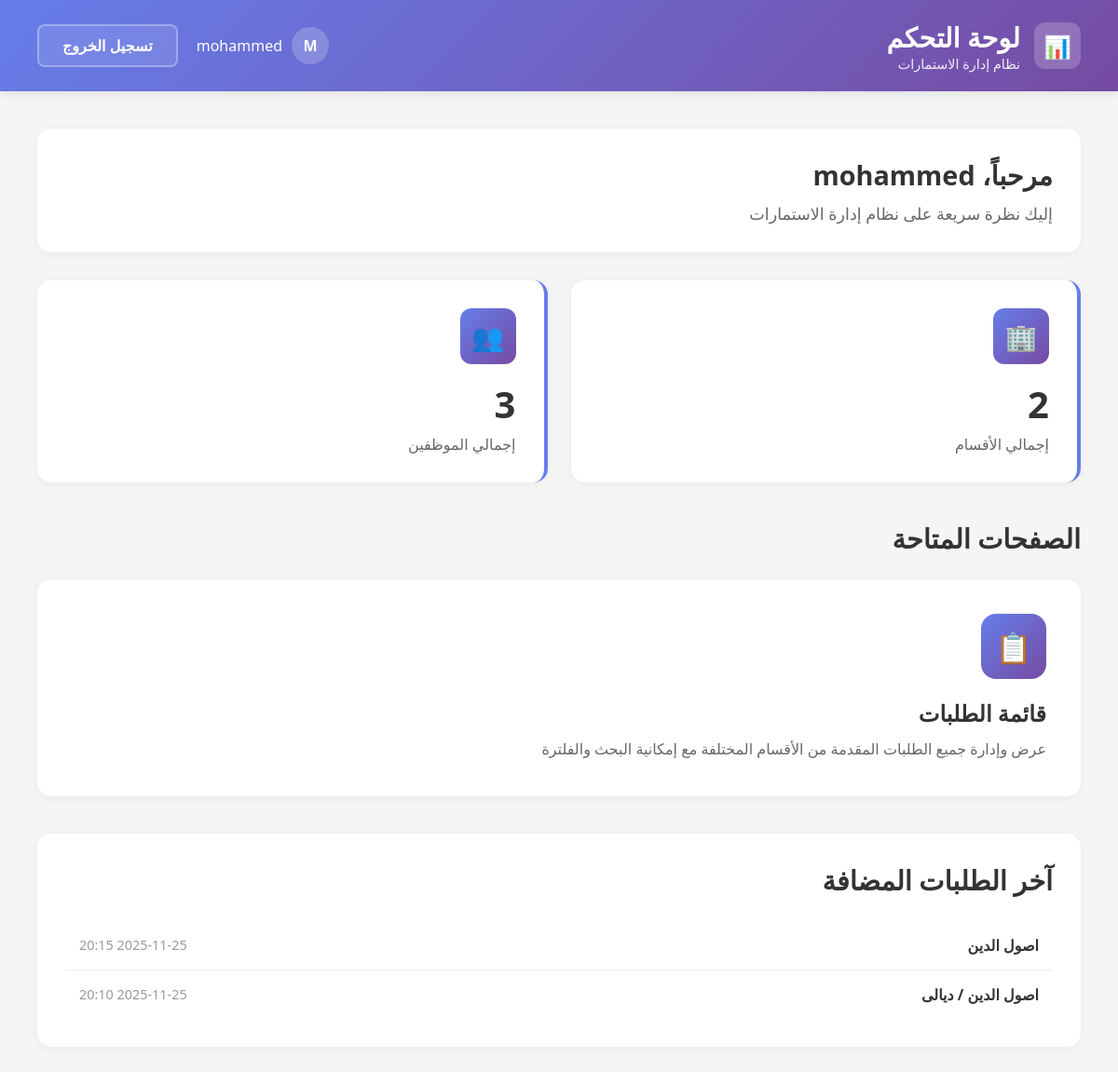
The page /dashboard/ (signed in) on the database its author committed.
### manageforms/models.py (models this page shows, shortened)
class FormDepartment(models.Model):
    name = models.CharField(max_length=255, verbose_name="اسم القسم")
    governorate = models.CharField(max_length=255, verbose_name="المحافظة")
    manager_name = models.CharField(max_length=255, verbose_name="اسم مدير أو رئيس القسم")
    manager_email = models.EmailField(max_length=255, blank=True, verbose_name="إيميل رئيس القسم")
    manager_phone = models.CharField(max_length=20, blank=True, verbose_name="رقم هاتف رئيس القسم")
    created_at = models.DateTimeField(auto_now_add=True)
    updated_at = models.DateTimeField(auto_now=True)
    class Meta:
        verbose_name = "قسم الاستمارة"
        verbose_name_plural = "أقسام الاستمارات"

### manageforms/views.py (the view)
# urls.py: path('dashboard/', views.dashboard, name='dashboard'),
@login_required
def dashboard(request):
    total_departments = FormDepartment.objects.count()
    total_staff = StaffDetails.objects.count()
    recent_departments = FormDepartment.objects.all().order_by('-created_at')[:5]
    return render(request, 'manageforms/dashboard.html', {
        'total_departments': total_departments,
        'total_staff': total_staff,
        'recent_departments': recent_departments
    })

### templates/manageforms/dashboard.html (shortened to what this page needs)
<!DOCTYPE html>
<html lang="ar" dir="rtl">
<head>
</head>
<body>
    <header class="header">
        <div class="header-content">
            <div class="header-left">
                <div class="logo-icon">📊</div>
                <div class="header-title">
                    <h1>لوحة التحكم</h1>
                    <p>نظام إدارة الاستمارات</p>
                </div>
            </div>
            <div class="header-right">
                <div class="user-info">
                    <div class="user-avatar">{{ user.username|first|upper }}</div>
                    <span>{{ user.username }}</span>
                </div>
                <a href="{% url 'logout' %}" class="btn-header">تسجيل الخروج</a>
            </div>
        </div>
    </header>
    <main class="main-content">
        <div class="welcome-section">
            <h2>مرحباً، {{ user.username }}</h2>
            <p>إليك نظرة سريعة على نظام إدارة الاستمارات</p>
        </div>
        <div class="stats-grid">
            <div class="stat-card">
                <div class="stat-icon">🏢</div>
                <div class="stat-value">{{ total_departments }}</div>
                <div class="stat-label">إجمالي الأقسام</div>
            </div>
            <div class="stat-card">
                <div class="stat-icon">👥</div>
                <div class="stat-value">{{ total_staff }}</div>
                <div class="stat-label">إجمالي الموظفين</div>
            </div>
        </div>
        <div class="pages-section">
            <h2 class="section-title">الصفحات المتاحة</h2>
            <div class="pages-grid">
                <a href="{% url 'requests_list' %}" class="page-card">
                    <div class="page-icon">📋</div>
                    <h3>قائمة الطلبات</h3>
                    <p>عرض وإدارة جميع الطلبات المقدمة من الأقسام المختلفة مع إمكانية البحث والفلترة</p>
                </a>
            </div>
        </div>
        {% if recent_departments %}
        <div class="recent-section">
            <h2 class="section-title">آخر الطلبات المضافة</h2>
            <ul class="recent-list">
                {% for department in recent_departments %}
                <li class="recent-item">
                    <span class="recent-name">{{ department.name }}</span>
                    <span class="recent-date">{{ department.created_at|date:"Y-m-d H:i" }}</span>
                </li>
                {% endfor %}
            </ul>
        </div>
        {% endif %}
    </main>
</body>
</html>

### templates/manageforms/dashboard.html (style rules this page uses)
* { margin: 0; padding: 0; box-sizing: border-box; }
body { font-family: 'Segoe UI', Tahoma, Geneva, Verdana, sans-serif; background: #f5f5f5; direction: rtl; }
.header { background: linear-gradient(135deg, #667eea 0%, #764ba2 100%); color: white; padding: 20px 0; box-shadow: 0 2px 10px rgba(0, 0, 0, 0.1); }
.header-content { max-width: 1400px; margin: 0 auto; padding: 0 40px; display: flex; justify-content: space-between; align-items: center; }
.header-left { display: flex; align-items: center; gap: 15px; }
.logo-icon { width: 50px; height: 50px; background: rgba(255, 255, 255, 0.2); border-radius: 12px; display: flex; align-items: center; justify-content: center; font-size: 24px; }
.header-title h1 { font-size: 1.8em; margin: 0; font-weight: 700; }
.header-title p { font-size: 0.9em; opacity: 0.9; margin: 0; }
.header-right { display: flex; align-items: center; gap: 20px; }
.user-info { display: flex; align-items: center; gap: 10px; }
.user-avatar { width: 40px; height: 40px; background: rgba(255, 255, 255, 0.2); border-radius: 50%; display: flex; align-items: center; justify-content: center; font-weight: bold; }
.btn-header { padding: 10px 25px; border-radius: 8px; text-decoration: none; font-weight: 600; transition: all 0.3s; border: 2px solid rgba(255, 255, 255, 0.3); color: white; background: rgba(255, 255, 255, 0.1); }
.main-content { max-width: 1400px; margin: 0 auto; padding: 40px; }
.welcome-section { background: white; border-radius: 15px; padding: 30px; margin-bottom: 30px; box-shadow: 0 2px 10px rgba(0, 0, 0, 0.05); }
.welcome-section h2 { color: #333; font-size: 1.8em; margin-bottom: 10px; }
.welcome-section p { color: #666; font-size: 1.1em; }
.stats-grid { display: grid; grid-template-columns: repeat(auto-fit, minmax(250px, 1fr)); gap: 25px; margin-bottom: 40px; }
.stat-card { background: white; border-radius: 15px; padding: 30px; box-shadow: 0 2px 10px rgba(0, 0, 0, 0.05); transition: all 0.3s; border-right: 4px solid #667eea; }
.stat-icon { width: 60px; height: 60px; background: linear-gradient(135deg, #667eea 0%, #764ba2 100%); border-radius: 12px; display: flex; align-items: center; justify-content: center; font-size: 28px; margin-bottom: 15px; }
.stat-value { font-size: 2.5em; font-weight: 700; color: #333; margin-bottom: 5px; }
.stat-label { color: #666; font-size: 1em; }
.pages-section { margin-top: 40px; }
.section-title { color: #333; font-size: 1.8em; margin-bottom: 25px; font-weight: 600; }
.pages-grid { display: grid; grid-template-columns: repeat(auto-fit, minmax(300px, 1fr)); gap: 25px; }
.page-card { background: white; border-radius: 15px; padding: 35px; box-shadow: 0 2px 10px rgba(0, 0, 0, 0.05); transition: all 0.3s; text-decoration: none; color: inherit; display: block; border: 2px solid transparent; }
.page-icon { width: 70px; height: 70px; background: linear-gradient(135deg, #667eea 0%, #764ba2 100%); border-radius: 16px; display: flex; align-items: center; justify-content: center; font-size: 32px; margin-bottom: 20px; }
.page-card h3 { color: #333; font-size: 1.5em; margin-bottom: 10px; font-weight: 700; }
.page-card p { color: #666; font-size: 1em; line-height: 1.6; }
.recent-section { margin-top: 40px; background: white; border-radius: 15px; padding: 30px; box-shadow: 0 2px 10px rgba(0, 0, 0, 0.05); }
.recent-list { list-style: none; margin-top: 20px; }
.recent-item { padding: 15px; border-bottom: 1px solid #eee; display: flex; justify-content: space-between; align-items: center; }
.recent-item:last-child { border-bottom: none; }
.recent-name { font-weight: 600; color: #333; }
.recent-date { color: #999; font-size: 0.9em; }

### rows shown on the page
FormDepartment: name "اصول الدين", created_at "2025-11-25 20:15"
FormDepartment: name "اصول الدين / ديالى", created_at "2025-11-25 20:10"

### other values the page prints
{{ user.username|first|upper }} "M"
{{ user.username }} "mohammed"
{{ total_departments }} "2"
{{ total_staff }} "3"
